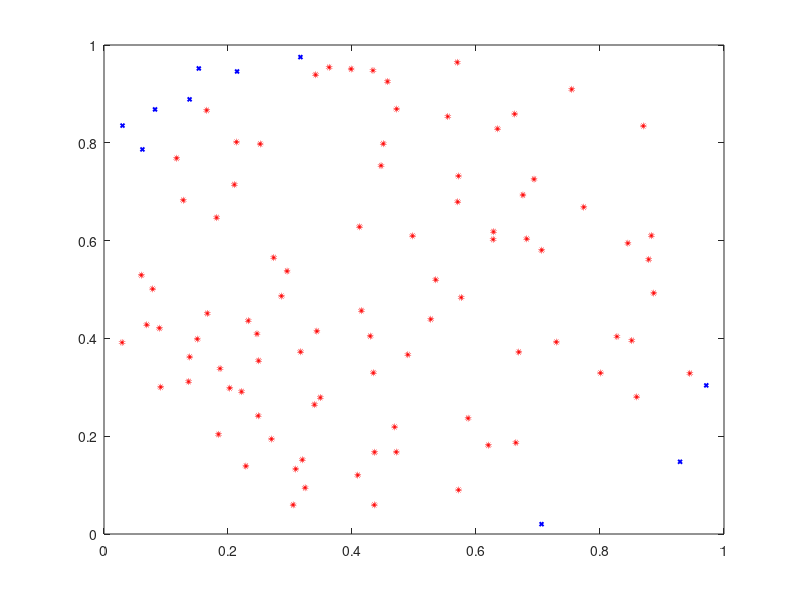

Write MATLAB code to recreate this figure. (Note: this script raises an error after producing the figure.)
function netbp_full
%NETBP_FULL
%   Extended version of netbp, with more graphics
%
%   Set up data for neural net test
%   Use backpropagation to train 
%   Visualize results
%
% C F Higham and D J Higham, Aug 2017
%
%%%%%%% DATA %%%%%%%%%%%
% xcoords, ycoords, targets
%{
x1 = [0.1,0.3,0.1,0.6,0.4,0.6,0.5,0.9,0.4,0.7];
x2 = [0.1,0.4,0.5,0.9,0.2,0.3,0.6,0.2,0.4,0.6];
y = [ones(1,5) zeros(1,5); zeros(1,5) ones(1,5)];
%}
xn=100;
x1=rand(1,xn);
x2=rand(1,xn);
y=zeros(2,xn);
for j=1:xn
    x1v=x1(1,j);
    x2v=x2(1,j);
    if ((x1v-0.5)*(x1v-0.5)+(x2v-0.5)*(x2v-0.5)<=0.25)
        y(1,j)=1;
        y(2,j)=0;
    else
        y(1,j)=0;
        y(2,j)=1;
    end
end

figure(1)
clf
a1 = subplot(1,1,1);
%{
plot(x1(1:xn),x2(1:xn),'ro','MarkerSize',1,'LineWidth',4)
hold on
plot(x1(6:10),x2(6:10),'bx','MarkerSize',12,'LineWidth',4)
%}
for k=1:xn
    if (y(1,k)==1)
        plot(x1(k),x2(k),'ro','MarkerSize',1,'LineWidth',4)
        if k~=xn
            hold on
        end
    else
        plot(x1(k),x2(k),'bx','MarkerSize',1,'LineWidth',4)
        if k~=xn
            hold on
        end
    end
end
a1.XTick = [0 1];
a1.YTick = [0 1];
a1.FontWeight = 'Bold';
a1.FontSize = 16;
xlim([0,1])
ylim([0,1])

%print -dpng pic_xy.png

%%%%%%%%%%%%%%%%%%%%%%%%%%%%%%%%%%%%%%%%
% Initialize weights and biases 
%rng(5000);
%rng('shuffle');
W2 = 0.5*randn(2,2);
W3 = 0.5*randn(3,2);
W4 = 0.5*randn(2,3);
b2 = 0.5*randn(2,1);
b3 = 0.5*randn(3,1);
b4 = 0.5*randn(2,1);
%%%%%%%%%%%%%%%%%%%%%%%%%%%%%%%%%%%%%%%%

%%%%%%%%%%%%%%%%%%%%%%%%%%%%%%%%%%%%%%%%
% Forward and Back propagate 
% Pick a training point at random
eta = 0.025;
Niter = 1e6;
savecost = zeros(Niter,1);
for counter = 1:Niter
    k = randi(10);
    x = [x1(k); x2(k)];
    % Forward pass
    a2 = activate(x,W2,b2);
    a3 = activate(a2,W3,b3);
    a4 = activate(a3,W4,b4);
    % Backward pass
    delta4 = a4.*(1-a4).*(a4-y(:,k));
    delta3 = a3.*(1-a3).*(W4'*delta4);
    delta2 = a2.*(1-a2).*(W3'*delta3);
    % Gradient step
    W2 = W2 - eta*delta2*x';
    W3 = W3 - eta*delta3*a2';
    W4 = W4 - eta*delta4*a3';
    b2 = b2 - eta*delta2;
    b3 = b3 - eta*delta3;
    b4 = b4 - eta*delta4;
    % Monitor progress
    newcost = cost(W2,W3,W4,b2,b3,b4)   % display cost to screen
    savecost(counter) = newcost;
end

figure(2)
clf
semilogy([1:Niter/500:Niter],savecost(1:Niter/500:Niter),'b-','LineWidth',2)
xlabel('Iteration Number')
ylabel('Value of cost function')
set(gca,'FontWeight','Bold','FontSize',18)
print -dpng pic_cost.png

%%%%%%%%%%% Display shaded and unshaded regions 
N = 500;
Dx = 1/N;
Dy = 1/N;
xvals = [0:Dx:1];
yvals = [0:Dy:1];
for k1 = 1:N+1
    xk = xvals(k1);
    for k2 = 1:N+1
        yk = yvals(k2);
        xy = [xk;yk];
        a2 = activate(xy,W2,b2);
        a3 = activate(a2,W3,b3);
        a4 = activate(a3,W4,b4);
        Aval(k2,k1) = a4(1);
        Bval(k2,k1) = a4(2);
     end
end
[X,Y] = meshgrid(xvals,yvals);

figure(3)
clf
a2 = subplot(1,1,1);
Mval = Aval>Bval;
contourf(X,Y,Mval,[0.5 0.5])
hold on
colormap([1 1 1; 0.8 0.8 0.8])
%{
plot(x1(1:5),x2(1:5),'ro','MarkerSize',12,'LineWidth',4)
plot(x1(6:10),x2(6:10),'bx','MarkerSize',12,'LineWidth',4)
%}
for k=1:xn
    if (y(1,k)==1)
        plot(x1(k),x2(k),'ro','MarkerSize',1,'LineWidth',4)
        if k~=xn
            hold on
        end
    else
        plot(x1(k),x2(k),'bx','MarkerSize',1,'LineWidth',4)
        if k~=xn
            hold on
        end
    end
end
a2.XTick = [0 1];
a2.YTick = [0 1];
a2.FontWeight = 'Bold';
a2.FontSize = 16;
xlim([0,1])
ylim([0,1])

print -dpng pic_bdy_bp.png

  function costval = cost(W2,W3,W4,b2,b3,b4)

     costvec = zeros(xn,1); 
     for i = 1:xn
         x =[x1(i);x2(i)];
         a2 = activate(x,W2,b2);
         a3 = activate(a2,W3,b3);
         a4 = activate(a3,W4,b4);
         costvec(i) = norm(y(:,i) - a4,2);
     end
     costval = norm(costvec,2)^2;
   end % of nested function

end
